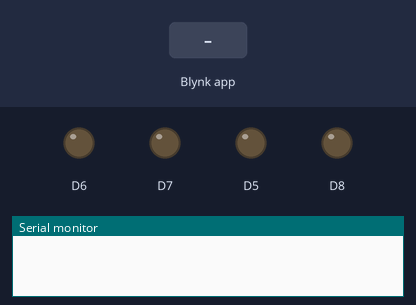
Simulated run of this sketch. Board: ESP8266 (NodeMCU). Shown: output pins drawn as LEDs (lit = HIGH), the last lines printed to the serial monitor. The inputs (shaded band) are chosen by the test bench. WiFi joins after 1.5 s; servers stay silent unless stated.

Above: at 3.0 s.
3.1 s: Blynk app writes 0 to V0
At 3.9 s:
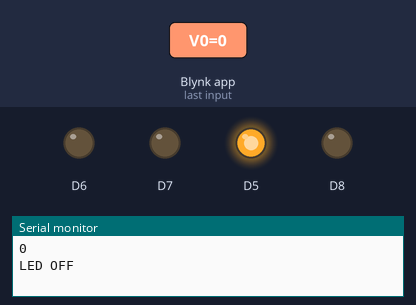
4.6 s: Blynk app writes 0 to V1
At 5.0 s:
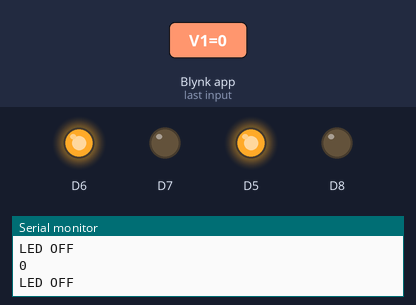
6.1 s: Blynk app writes 1 to V0
At 7.3 s:
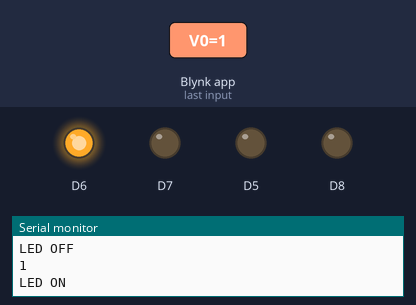
7.6 s: Blynk app writes 0 to V2
At 8.5 s:
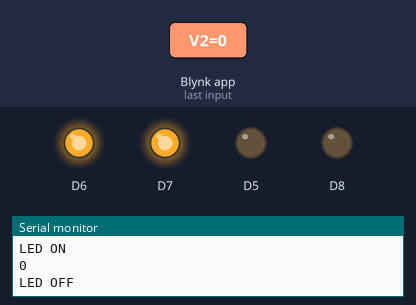
9.1 s: Blynk app writes 1 to V1
At 9.7 s:
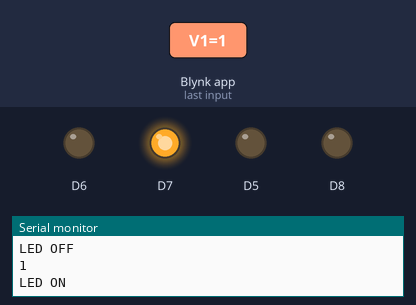
10.6 s: Blynk app writes 0 to V3
At 12.0 s:
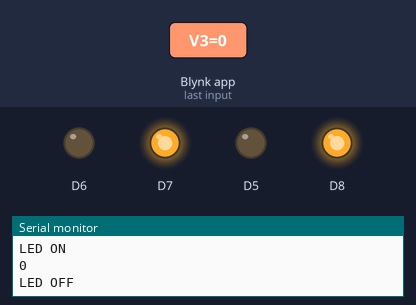
Timing chart, 0 to 13.1 s (numbered marks = the images above; inputs shaded):
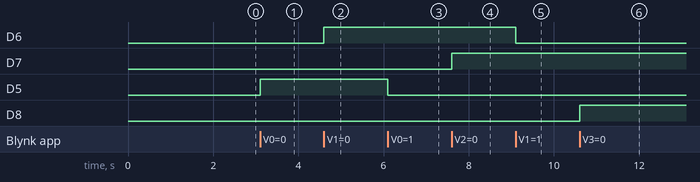

Measured:
- after the input at 3.1 s, D5: LOW → HIGH at once
- after the input at 4.6 s, D6: LOW → HIGH at once
- after the input at 6.1 s, D5: HIGH → LOW at once
- after the input at 7.6 s, D7: LOW → HIGH at once
- after the input at 9.1 s, D6: HIGH → LOW at once
- after the input at 10.6 s, D8: LOW → HIGH at once

The sketch:

home_automation_system.ino
```cpp
#define BLYNK_TEMPLATE_ID "TMPL3O5mSlg6n"
#define BLYNK_TEMPLATE_NAME "Smart Home"
#define BLYNK_AUTH_TOKEN "PyyC0iPgk41ul06hQuoYXeDzOqaflr8d"

#define BLYNK_PRINT Serial

#include <ESP8266WiFi.h>
#include <BlynkSimpleEsp8266.h>

char auth[] = BLYNK_AUTH_TOKEN;

char ssid[] = "Harsha's iPhone";
char pass[] = "tbtc5335";

BLYNK_WRITE(V0)
{
  int value = param.asInt();
  Serial.println(value);
  if(value == 1)
  {
    digitalWrite(D5, LOW);
    Serial.println("LED ON");
  }
  if(value == 0)
  {
     digitalWrite(D5, HIGH);
     Serial.println("LED OFF");
  }
}

BLYNK_WRITE(V1)
{
  int value = param.asInt();
  Serial.println(value);
  if(value == 1)
  {
    digitalWrite(D6, LOW);
    Serial.println("LED ON");
  }
  if(value == 0)
  {
     digitalWrite(D6, HIGH);
     Serial.println("LED OFF");
  }
}

BLYNK_WRITE(V2)
{
  int value = param.asInt();
  Serial.println(value);
  if(value == 1)
  {
    digitalWrite(D7, LOW);
    Serial.println("LED ON");
  }
  if(value == 0)
  {
     digitalWrite(D7, HIGH);
     Serial.println("LED OFF");
  }
}

BLYNK_WRITE(V3)
{
  int value = param.asInt();
  Serial.println(value);
  if(value == 1)
  {
    digitalWrite(D8, LOW);
    Serial.println("LED ON");
  }
  if(value == 0)
  {
     digitalWrite(D8, HIGH);
     Serial.println("LED OFF");
  }
}


void setup()
{
  Serial.begin(115200);
  Blynk.begin(auth, ssid, pass);
  pinMode(D5,OUTPUT);
  pinMode(D6,OUTPUT);
  pinMode(D7,OUTPUT);
  pinMode(D8,OUTPUT);
}

void loop()
{
  Blynk.run();
}
```
